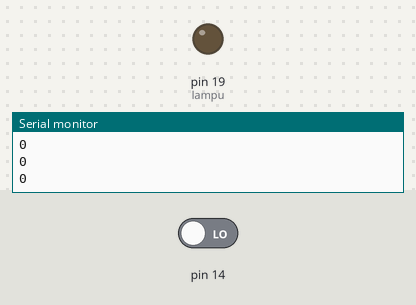
Bench run of a sketch on a simulated Arduino Uno, built with avr-gcc and run on an emulated ATmega328P. Parts: output pins drawn as LEDs (lit = HIGH), the last lines printed to the serial monitor. Inputs (shaded band) come from the test bench; at power-on: pin 14 LOW.

Above: at 2.8 s.
2.9 s: pin 14 driven HIGH
At 4.5 s:
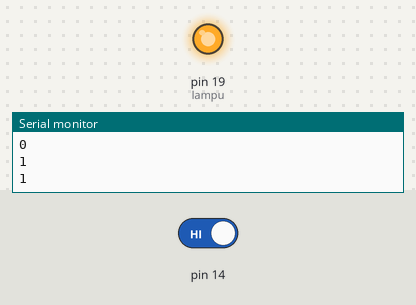
5.5 s: pin 14 driven LOW
At 8.0 s:
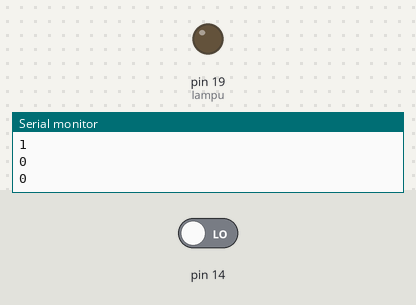
Timing chart, 0 to 9.5 s (numbered marks = the images above; inputs shaded):
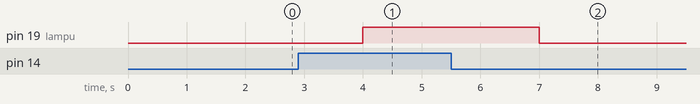

The sketch:

InfraredSensor.ino
```cpp
#define lampu 19

void setup() {
  // put your setup code here, to run once:
  Serial.begin(115200);
  pinMode(14, INPUT);
  pinMode(lampu, OUTPUT);
}

void loop() {
  // put your main code here, to run repeatedly:
  unsigned int AnalogValue, DigitalValue;

  DigitalValue=digitalRead(14);
  Serial.println(DigitalValue);
  delay(1000);
  if(DigitalValue == 1)
    digitalWrite(lampu,HIGH);
  else digitalWrite(lampu, LOW);
}
```

Measured:
- after the input at 2.9 s, pin 19 (lampu): LOW → HIGH after 1.1 s
- after the input at 5.5 s, pin 19 (lampu): HIGH → LOW after 1.5 s
